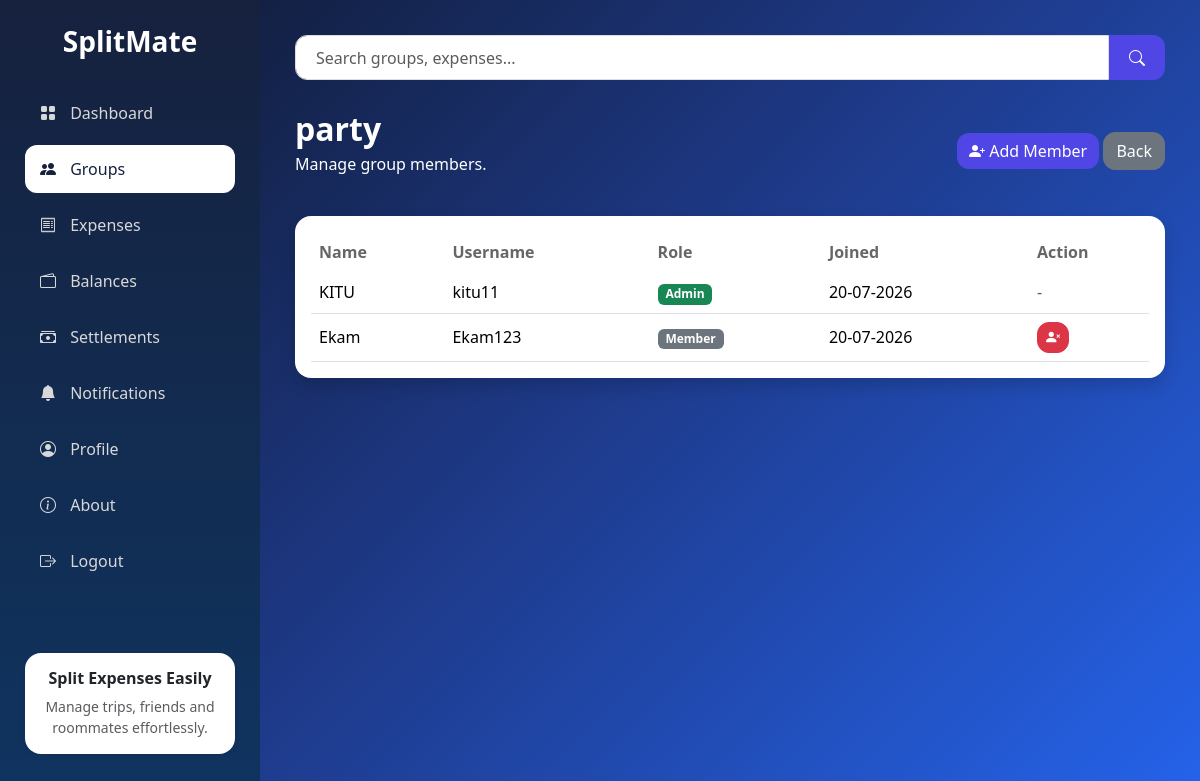
Screenshot of /groups/2/members (signed in) with the database file from the repository.
### models.py (models this page shows, shortened)
class Group(db.Model):
    __tablename__ = "group"
    id = db.Column(db.Integer, primary_key=True)
    name = db.Column(db.String(100), nullable=False)
    description = db.Column(db.Text)
    group_type = db.Column(db.String(50), nullable=False)
    trip_mode = db.Column(db.Boolean, default=False)
    trip_start_date = db.Column(db.Date)
    trip_end_date = db.Column(db.Date)
    created_by = db.Column(db.Integer, db.ForeignKey("user.id"), nullable=False)
    created_at = db.Column(db.DateTime, default=datetime.utcnow)
    members = db.relationship("GroupMember", backref="group", cascade="all, delete-orphan", lazy=True)
    expenses = db.relationship("Expense", backref="group", cascade="all, delete-orphan", lazy=True)
    settlements = db.relationship("Settlement", backref="group", cascade="all, delete-orphan", lazy=True)

class GroupMember(db.Model):
    __tablename__ = "group_member"
    id = db.Column(db.Integer, primary_key=True)
    group_id = db.Column(db.Integer, db.ForeignKey("group.id"), nullable=False)
    user_id = db.Column(db.Integer, db.ForeignKey("user.id"), nullable=False)
    is_admin = db.Column(db.Boolean, default=False)
    joined_at = db.Column(db.DateTime, default=datetime.utcnow)

class User(db.Model):
    __tablename__ = "user"
    id = db.Column(db.Integer,primary_key=True)
    fullname = db.Column(db.String(100),nullable=False)
    username = db.Column(db.String(50),unique=True,nullable=False)
    email = db.Column(db.String(120),unique=True,nullable=False)
    password = db.Column(db.String(255),nullable=False)
    profile_image = db.Column(db.String(255),nullable=False,default="default.png")
    is_active = db.Column(db.Boolean, default=True, nullable=False)
    created_at = db.Column(db.DateTime,nullable=False,default=datetime.utcnow)
    groups = db.relationship("Group",backref="creator",lazy=True)
    expenses = db.relationship("Expense",backref="creator",lazy=True)
    group_memberships = db.relationship("GroupMember",backref="user",lazy=True)
    notifications = db.relationship("Notification",backref="user",lazy=True)
    sent_settlements = db.relationship("Settlement",foreign_keys="Settlement.payer_id",backref="payer",lazy=True)
    received_settlements = db.relationship("Settlement",foreign_keys="Settlement.receiver_id",backref="receiver",lazy=True)

### routes/groups.py (the view)
@groups.route("/<int:group_id>/members")
def group_members(group_id):
    if "user_id" not in session:
        return redirect(url_for("auth.login"))
    membership = GroupMember.query.filter_by(group_id=group_id,user_id=session["user_id"]).first_or_404()
    group = membership.group
    members = GroupMember.query.filter_by(
        group_id=group.id
    ).all()
    return render_template(
        "groups/group_members.html",
        group=group,
        members=members
    )

### templates/groups/group_members.html (shortened to what this page needs)
{% extends "dashboard_base.html" %}
{% block groups_active %}
active
{% endblock %}
{% block page_content %}
<div class="d-flex justify-content-between align-items-center mb-4">
    <div>
        <h2 class="fw-bold mb-1">
            {{ group.name }}
        </h2>
        <p>
            Manage group members.
        </p>
    </div>
    <div>
        <a href="{{ url_for('groups.add_member', group_id=group.id) }}"
           class="btn btn-primary">
            <i class="bi bi-person-plus-fill"></i>
            Add Member
        </a>
        <a href="{{ url_for('groups.group_dashboard', group_id=group.id) }}"
           class="btn btn-secondary">
            Back
        </a>
    </div>
</div>
<div class="card border-0 shadow rounded-4">
    <div class="card-body">
        {% if members %}
        <div class="table-responsive">
            <table class="table align-middle">
                <thead>
                    <tr>
                        <th>Name</th>
                        <th>Username</th>
                        <th>Role</th>
                        <th>Joined</th>
                        <th width="120">Action</th>
                    </tr>
                </thead>
                <tbody>
                {% for member in members %}
                    <tr>
                        <td>{{ member.user.fullname }}</td>
                        <td>{{ member.user.username }}</td>
                        <td>
                            {% if member.is_admin %}
                                <span class="badge bg-success">
                                    Admin
                                </span>
                            {% else %}
                                <span class="badge bg-secondary">
                                    Member
                                </span>
                            {% endif %}
                        </td>
                        <td>
                            {{ member.joined_at.strftime("%d-%m-%Y") }}
                        </td>
                        <td>
                            {% if not member.is_admin %}
                            <a href="{{ url_for('groups.remove_member',
                                group_id=group.id,
                                member_id=member.id) }}"
                               class="btn btn-danger btn-sm">
                                <i class="bi bi-person-x-fill"></i>
                            </a>
                            {% else %}
                            <span class="text-muted">
                                -
                            </span>
                            {% endif %}
                        </td>
                    </tr>
                {% endfor %}
                </tbody>
            </table>
        </div>
        {% else %}
        <div class="text-center py-5">
            <h4>No Members Found</h4>
        </div>
        {% endif %}
    </div>
</div>
{% endblock %}

### static/css/style.css (style rules this page uses)
* { margin:0; padding:0; box-sizing:border-box; font-family:"Segoe UI",sans-serif; }
body { min-height:100vh; background:linear-gradient(135deg,#0f172a,#1e3a8a,#2563eb); }
.btn { border-radius:12px; font-weight:500; }
.btn-primary { background:#4f46e5; border:none; }
.table { margin-bottom:0; }
.table thead th { border:none; color:#666; font-weight:600; }
.table tbody td { vertical-align:middle; }

### rows the page displays
Group: name "party"
GroupMember: user.fullname "KITU", user.username "kitu11", is_admin "Admin", joined_at "20-07-2026"
GroupMember: user.fullname "Ekam", user.username "Ekam123", is_admin "Member", joined_at "20-07-2026"
